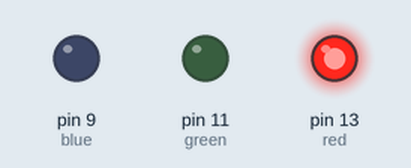
Bench run of a sketch on a simulated Arduino Uno, built with avr-gcc and run on an emulated ATmega328P. Shown: output pins drawn as LEDs (lit = HIGH).

Above: at 2.0 s.
At 4.5 s:
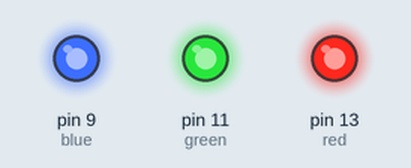
At 8.5 s:
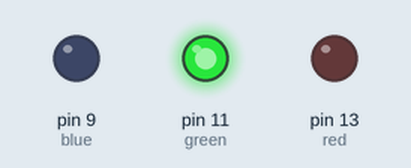
Timing chart, 0 to 15.6 s (numbered marks = the images above):
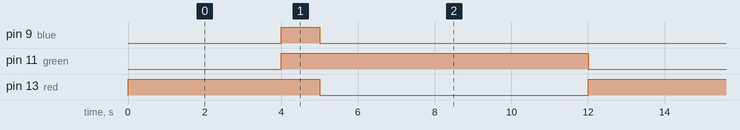

The sketch:

TRAFFIC_LIGHT.ino
```cpp
int red= 13;
int green= 11;
int blue= 9;

void setup() {
  pinMode(red,OUTPUT);
  pinMode(green,OUTPUT);
  pinMode(blue,OUTPUT);

  // put your setup code here, to run once:

}
void loop() {
  // put your main code here, to run repeatedly:
digitalWrite(red,HIGH);
   digitalWrite(green,LOW);
    digitalWrite(blue,LOW);
 delay(4000);

   digitalWrite(red,HIGH);
   digitalWrite(green,HIGH);
    digitalWrite(blue,HIGH);
 delay(1000);

   digitalWrite(red,LOW);
   digitalWrite(green,HIGH);
    digitalWrite(blue,LOW);
 delay(7000);

}
```

Measured:
- by itself, pin 9 (blue): alternates HIGH for 1.0 s and LOW for 11.0 s
- by itself, pin 11 (green): alternates HIGH for 8.0 s and LOW for 4.0 s
- by itself, pin 13 (red): alternates HIGH for 5.0 s and LOW for 7.0 s
